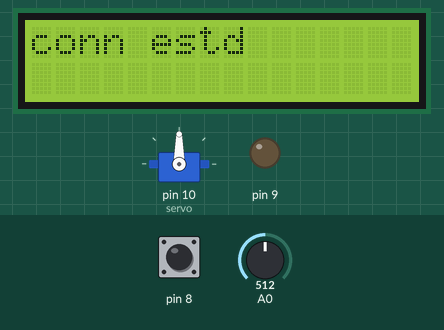
This sketch was run on a simulated Arduino Uno, built with avr-gcc and run on an emulated ATmega328P. Shown: 16×2 character LCD, servo, output pins drawn as LEDs (lit = HIGH). The test bench sets the inputs (shaded band); at power-on: pin 8 HIGH, A0 = 512.

Above: at 4.5 s.
At 7.5 s:
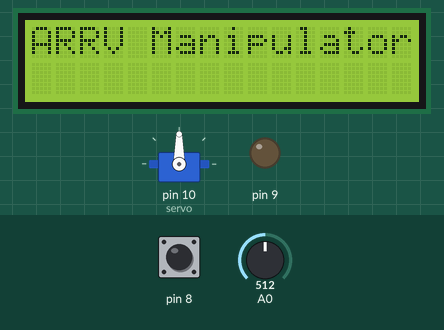
At 21.13 s:
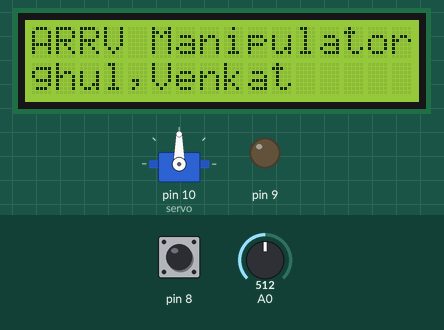
At 35.2 s:
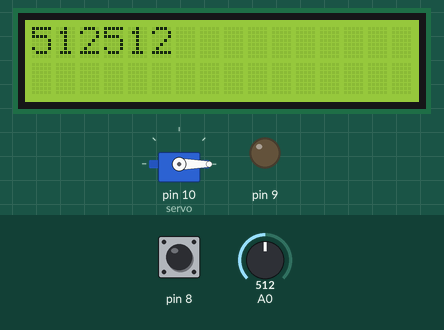
Timing chart, 0 to 36.7 s (numbered marks = the images above):
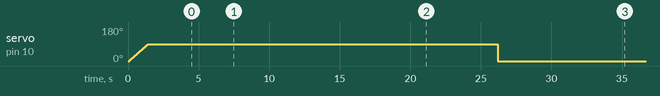

The sketch:

Demo.ino
```cpp
#include<Servo.h>
#include<LiquidCrystal.h>
LiquidCrystal lcd(12,11,5,4,3,2);      //INITIALIZING LCD IN 4-BIT MODE
char c[15]={"-Raghul,Venkat"};
String s;
int pos=0;
Servo servo;
bool intro = true;
bool concheck = true;

void setup()
{
lcd.begin(16 , 2);
lcd.clear();
pinMode(A0,INPUT);
pinMode(8,INPUT);
pinMode(9,OUTPUT);
servo.attach(10);
servo.write(0);
}
void loop()
{
  int from = digitalRead(8);
  if(from == LOW)
  {
    servo.write(0);
  }
  else
  {
  for (pos; pos <= 90; pos += 1)
  {
    servo.write(pos);
    delay(15);

  }
  if(concheck == true)
  {
   conn();
  }
  delay(3000);
  if(intro == true)
  {
   namestamp();
   intro = false;
  }
  delay(3000);
  emergencystop();
  }

}
void emergencystop()
{
  int value = analogRead(A0);
  //String valu = value.toString();

  lcd.print(value);

  if(value<100)
  {
    digitalWrite(9,HIGH);
  }

}
void conn()
{
  delay(3000);
  lcd.print("conn estd");
  concheck = false;
}
void namestamp()
{
  int i,j,k=0,l=0;
lcd.clear();
lcd.setCursor(0,0);
lcd.print("ARRV Manipulator");
delay(1000);
for(i=14;i>=0;i--)
{
  k=0;
  for(j=i;j<=13;j++)
  {
  lcd.setCursor(j,1);
  lcd.print(c[k]);
  delay(90);
  k++;
  if(i==0 && j==13)
  goto xyz;              //IF string reaches the first matrix drop each character one by one
                         //so it feels that the string is terminating
  }
}
xyz:
if(i==0 && j==13)
      {
        while(k!=0)
           {
        lcd.setCursor(0,1);
        for(i=k;i>=2;i--)
        {
          l=15-i;
        lcd.print(c[l]);
        delay(90);
        }
        lcd.setCursor(0,0);
        lcd.clear();
        lcd.print("ARRV Manipulator");
          k--;
        }
      }
      intro = false;
      lcd.clear();
      servo.write(0);
}
```

Measured:
- by itself, servo on pin 10 (servo): rises from 0° to 90° in 1.3 s, then falls to 0° in 24.8 s
- what the display in image 0 shows lasts 3.0 s, from 4.4 s to 7.4 s
